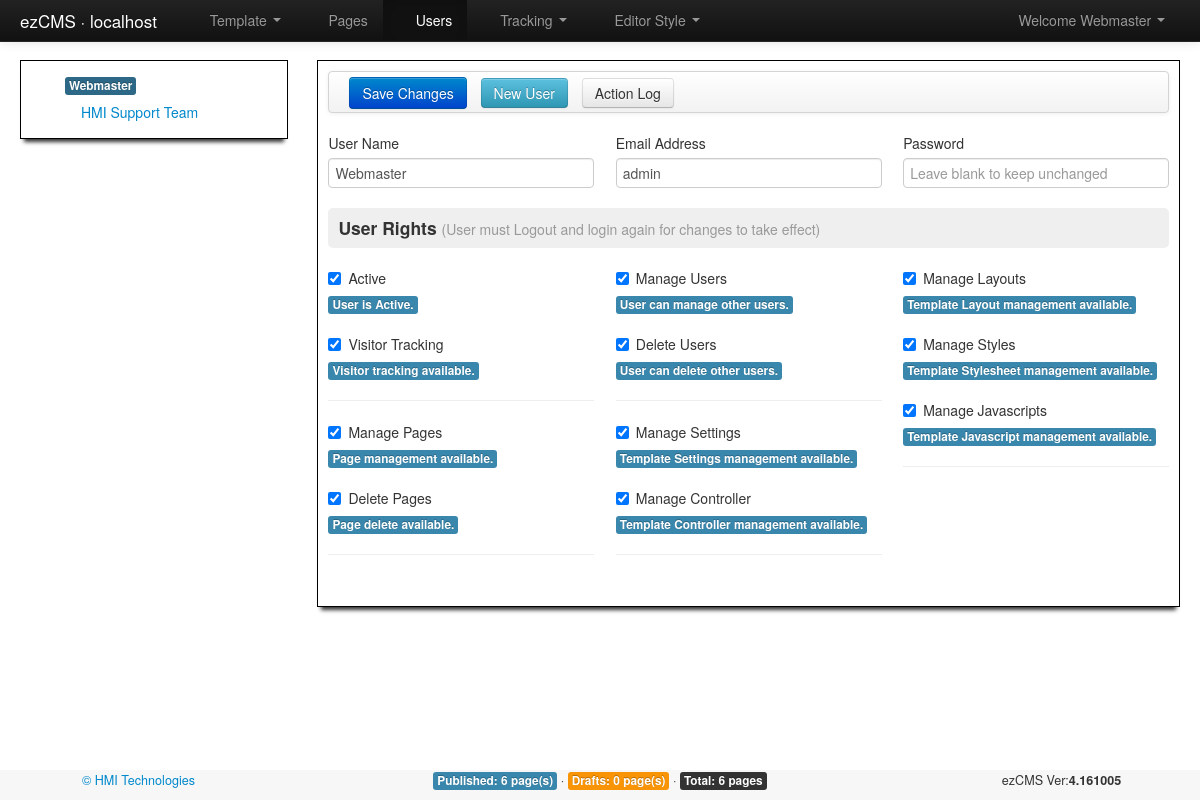
Screenshot of /login/users.php (signed in) with the database file from the repository.
### tables this page shows
CREATE TABLE IF NOT EXISTS `users` (
  `id` int(8) NOT NULL AUTO_INCREMENT COMMENT 'id of user',
  `username` text NOT NULL COMMENT 'name of user',
  `email` text NOT NULL COMMENT 'email address of user',
  `passwd` text NOT NULL COMMENT 'password for the user',
  `active` tinyint(1) NOT NULL DEFAULT '0' COMMENT 'able to login',
  `editpage` tinyint(1) NOT NULL DEFAULT '0' COMMENT 'edit page',
  `delpage` tinyint(1) NOT NULL DEFAULT '0',
  `viewstats` tinyint(1) NOT NULL DEFAULT '0' COMMENT 'can view site statistics',
  `edituser` tinyint(1) NOT NULL DEFAULT '0' COMMENT 'can administer other users',
  `deluser` tinyint(1) NOT NULL DEFAULT '0' COMMENT 'delete users',
  `editsettings` tinyint(1) NOT NULL DEFAULT '0' COMMENT 'edit settings',
  `editcont` tinyint(1) NOT NULL DEFAULT '0' COMMENT 'edit controller',
  `editlayout` tinyint(1) NOT NULL DEFAULT '0' COMMENT 'edit layout',
  `editcss` tinyint(1) NOT NULL DEFAULT '0' COMMENT 'edit css',
  `editjs` tinyint(1) NOT NULL DEFAULT '0' COMMENT 'edit js',
  PRIMARY KEY (`id`)
);

### login/users.php (the view, shortened to what this page needs)
<?php
require_once("include/users.functions.php");
if (isset($_REQUEST["id"])) $id =  $_REQUEST["id"] ; else $id = 1;
$username = '';
$email = '';
$active = '';
$viewstats = '';
$edituser = '';
$deluser = '';
$editpage = '';
$delpage = '';
$editsettings = '';
$editcontroller = '';
$editlayout = '';
$editcss = '';
$editjs = '';
if ($id <> 'new') {
	$qry = "SELECT * FROM `users` WHERE `id` = " . $id;
	$rs = mysql_query($qry);
	$arr = mysql_fetch_array($rs);
	$username= $arr["username"];
	$email= $arr["email"];
	if ($arr["active"] == 1) $active= "checked";
	if ($arr["viewstats"] == 1) $viewstats= "checked";
	if ($arr["edituser"] == 1) $edituser= "checked";
	if ($arr["deluser"] == 1) $deluser= "checked";
	if ($arr["editpage"] == 1) $editpage= "checked";
	if ($arr["editpage"] == 1) $editpage= "checked";
	if ($arr["delpage"] == 1) $delpage= "checked";
	if ($arr["editsettings"] == 1) $editsettings= "checked";
	if ($arr["editcont"] == 1) $editcontroller= "checked";
	if ($arr["editlayout"] == 1) $editlayout= "checked";
	if ($arr["editcss"] == 1) $editcss= "checked";
	if ($arr["editjs"] == 1) $editjs= "checked";
} else {
	if (!$_SESSION['edituser']) {header("Location: users.php?flg=noperms");exit;}
}
?><!DOCTYPE html><html lang="en"><head>
	<?php include('include/head.php'); ?>
</head><body>
	<div id="wrap">
		<?php include('include/nav.php'); ?>
		<div class="container">
			<div class="container-fluid" style="margin:60px auto 30px;">
			  <div class="row-fluid">
				<div class="span3 white-boxed"><?php getUserTreeHTML($id); ?></div>
				<div class="span9 white-boxed">
					<form id="frmUser" action="" method="post" enctype="multipart/form-data" class="form-horizontal">
					  <div class="navbar">
							<div class="navbar-inner">
								<input type="submit" name="Submit" class="btn btn-primary" style="padding:5px 12px;"
									value="<?php if ($id == 'new') echo 'Add New'; else echo 'Save Changes';?>">
								<?php
									if ($id != 'new') echo
										'<a href="?id=new" class="btn btn-info">New User</a>
										<a id="showlog" href="#" class="btn btn-secondary">Action Log</a>';
								?>
							</div>
						</div>
						<div class="row" style="margin-left:0">
							<div class="span4">
								<label for="inputName">User Name</label>
								<input type="text" id="txtusername" name="txtusername"
									placeholder="Enter the full name"
									title="Enter the full name of the user here."
									data-toggle="tooltip"
									value="<?php echo $username; ?>"
									data-placement="top"
									class="input-block-level tooltipme2">
							</div>
							<div class="span4">
								<label for="inputEmail">Email Address</label>
								<input type="text" id="txtemail" name="txtemail"
									placeholder="Enter the full email address"
									title="Enter the full email address of the user here."
									data-toggle="tooltip"
									value="<?php echo $email; ?>"
									data-placement="top"
									class="input-block-level tooltipme2">
							</div>
							<div class="span4">
								<label for="txtpsswd">Password</label>
								<input type="text" id="txtpsswd" name="txtpsswd"
									placeholder="<?php if ($id=='new') echo 'Enter the password'; else echo 'Leave blank to keep unchanged';?>"
									title="<?php if ($id=='new') echo 'Enter the password here'; else echo 'Enter a new password or leave blank to keep unchanged';?>"
									data-toggle="tooltip"
									data-placement="top"
									class="input-block-level tooltipme2">
							</div>
						</div>
						<h4 style="margin:20px 0; padding:10px; background-color:#EFEFEF; border-radius: 5px;">
							User Rights <small>(User must Logout and login again for changes to take effect)</small></h4>
						<div class="row" style="margin-left:0">
							<div class="span4">
								<label class="checkbox">
									<input name="ckactive" type="checkbox" id="ckactive"
										value="checkbox" <?php echo $active; ?>>
									Active</label>
								<?php if ($active == "checked") echo
										'<span class="label label-info">User is Active.</span>';
									else echo
										'<span class="label label-important">Inactive user cannot login.</span>';?>
								<br><br>
								<label class="checkbox">
									<input name="ckviewstats" type="checkbox" id="ckviewstats" value="checkbox" <?php echo $viewstats; ?>>
									Visitor Tracking</label>
								<?php if ($viewstats == "checked") echo
										'<span class="label label-info">Visitor tracking available.</span>';
									else echo
										'<span class="label label-important">Visitor tracking blocked.</span>';?>
								<hr>
								<label class="checkbox">
									<input name="ckeditpage" type="checkbox" id="ckeditpage" value="checkbox" <?php echo $editpage; ?>>
									Manage Pages</label>
								<?php if ($editpage == "checked") echo
										'<span class="label label-info">Page management available.</span>';
									else echo
										'<span class="label label-important">Page management blocked.</span>';?>
								<br><br>
								<label class="checkbox">
									<input name="ckdelpage" type="checkbox" id="ckdelpage" value="checkbox" <?php echo $delpage; ?>>
									Delete Pages</label>
								<?php if ($delpage == "checked") echo
										'<span class="label label-info">Page delete available.</span>';
									else echo
										'<span class="label label-important">Page delete blocked.</span>';?>
								<hr>
							</div>
							<div class="span4">
								<label class="checkbox">
									<input name="ckedituser" type="checkbox" id="ckedituser" value="checkbox" <?php echo $edituser; ?>>
									Manage Users</label>
								<?php if ($edituser == "checked") echo
										'<span class="label label-info">User can manage other users.</span>';
									else echo
										'<span class="label label-important">User cannot manage other users.</span>';?>
								<br><br>
								<label class="checkbox">
									<input name="ckdeluser" type="checkbox" id="ckdeluser" value="checkbox" <?php echo $deluser; ?>>
									Delete Users</label>
								<?php if ($deluser == "checked") echo
										'<span class="label label-info">User can delete other users.</span>';
									else echo
										'<span class="label label-important">User cannot delete other users.</span>';?>
								<hr>
								<label class="checkbox">
									<input name="ckeditsettings" type="checkbox" id="ckusemailer" value="checkbox" <?php echo $editsettings; ?>>
									Manage Settings</label>
								<?php if ($editsettings == "checked") echo
										'<span class="label label-info">Template Settings management available.</span>';
									else echo
										'<span class="label label-important">Template Settings management blocked.</span>';?>
								<br><br>
								<label class="checkbox">
									<input name="ckeditcontroller" type="checkbox" id="ckeditcontroller" value="checkbox" <?php echo $editcontroller; ?>>
									Manage Controller</label>
								<?php if ($editcontroller == "checked") echo
										'<span class="label label-info">Template Controller management available.</span>';
									else echo
										'<span class="label label-important">Template Controller management blocked.</span>';?>
								<hr>
							</div>
							<div class="span4">
								<label class="checkbox">
									<input name="ckeditlayout" type="checkbox" id="ckeditlayout" value="checkbox" <?php echo $editlayout; ?>>
									Manage Layouts</label>
								<?php if ($editlayout == "checked") echo
										'<span class="label label-info">Template Layout management available.</span>';
									else echo
										'<span class="label label-important">Template Layout management blocked.</span>';?>
								<br><br>
								<label class="checkbox">
									<input name="ckeditcss" type="checkbox" id="ckeditcss" value="checkbox" <?php echo $editcss; ?>>
									Manage Styles</label>
								<?php if ($editcss == "checked") echo
										'<span class="label label-info">Template Stylesheet management available.</span>';
									else echo
										'<span class="label label-important">Template Stylesheet management blocked.</span>';?>
								<br><br>
								<label class="checkbox">
									<input name="ckeditjs" type="checkbox" id="ckeditjs" value="checkbox" <?php echo $editjs; ?>>
									Manage Javascripts</label>
								<?php if ($editjs == "checked") echo
										'<span class="label label-info">Template Javascript management available.</span>';
									else echo
										'<span class="label label-important">Template Javascript management blocked.</span>';?>
								<hr>
							</div>
						</div>
				    </form>
				</div>
			  </div>
			</div>
		</div>
	</div>
<?php include('include/footer.php'); ?>
</body></html>

### login/include/users.functions.php (shortened to what this page needs)
<?php
function getUserTreeHTML($id) {
	$sql = 'select `id` , `username` , `active` from `users` where id<>1 order by id;';
    $rs = mysql_query($sql) or die("Unable to Execute  Select query");
    echo '<ul id="left-tree">';
	if ($id==1) $myclass = 'class="label label-info"'; else $myclass='';
	echo '<li class="open"><i class="icon-globe"></i> <a '.$myclass.' href="users.php?id=1">Webmaster</a>';
		echo '<ul>';
		while ($row = mysql_fetch_assoc($rs)) {
			echo '<li><i class="icon-user"></i> '  ;
			if ( $row["id"] == $id)
				echo '<a class="label label-info" href="users.php?id=' . $row["id"] . '"> ' . $row["username"];
			else
				echo '<a href="users.php?id=' . $row["id"] . '"> ' . $row["username"];
			echo '</a></li>';
		}
		echo '</ul>';
	echo '</li></ul>';
}
?>

### login/css/custom.css (style rules this page uses)
html,body { height: 100%; }
body { background: url('../img/bg.png'); background-attachment: fixed; }
.nav-tabs > .active > a, .nav-tabs > .active > a:hover, a,button { outline:none; }
.btn, .btn-group { margin-right:10px; }
#wrap { min-height: 100%; height: auto !important; height: 100%; margin: 0 auto -30px; }
.label, .badge { white-space:normal; }
div.white-boxed { background: rgba(255, 255, 255, 0.95); border: 1px solid #000; padding: 10px; margin-bottom:10px; box-shadow: 0 7px 4px -4px #333; }

### rows the page displays
users: username "HMI Support Team"
users: txtusername "Webmaster", txtemail "admin"

### other values shown
$_SERVER['HTTP_HOST'] "localhost"
$_SESSION['LOGINNAME'] "Webmaster"
$pubCNT "6"
$unpubCNT "0"
$totCNT "6"
